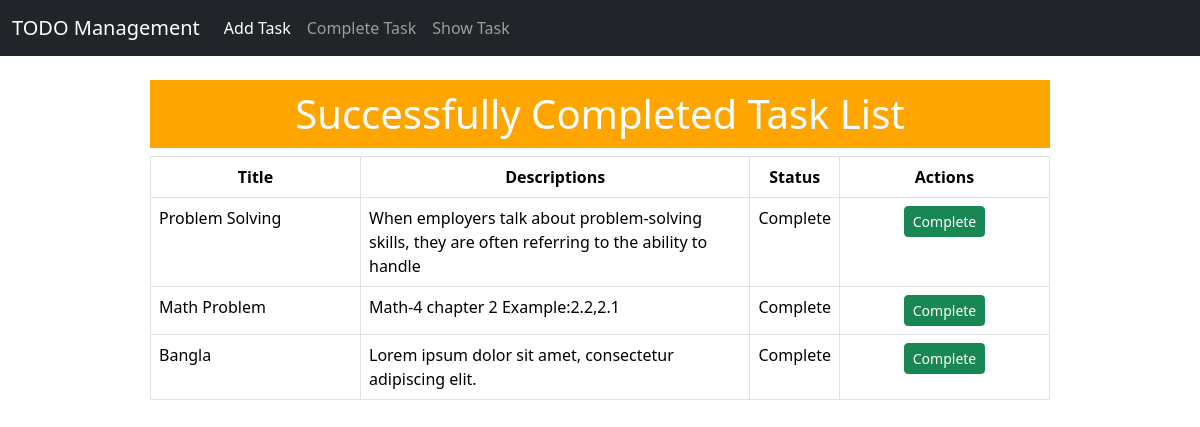
/completed_tasks/, run on the app's committed database.
### Todo/models.py (models this page shows, shortened)
class TaskModel(models.Model):
    taskTitle = models.CharField(max_length=50)
    taskDescription = models.TextField(max_length=1000)
    is_completed = models.BooleanField(default=False)

### Todo/views.py (the view)
# urls.py: path('completed_tasks/', views.completed_tasks, name='completed_tasks'),
def completed_tasks(request):
    completed_tasks = TaskModel.objects.filter(is_completed=True)
    return render(request, 'completed_tasks.html', {'completed_tasks': completed_tasks})

### Todo/templates/completed_tasks.html
{% extends "base.html" %}
{% block content %}
<div style="width: 75%; margin: auto;">
    <br/>
    <h1 style="text-align: center; width: 100%; background-color: Orange; color: white; padding: 10px;">Successfully Completed Task List</h1>
    {% if completed_tasks %}
        <table class="table table-bordered">
            <thead>
                <tr style="text-align: center;">
                    <th scope="col"><b>Title</b></th>
                    <th scope="col"><b>Descriptions</b></th>
                    <th scope="col"><b>Status</b></th>
                    <th scope="col" style="text-align: center;"><b>Actions</b></th>
                </tr>
            </thead>
            <tbody>
                {% for item in completed_tasks %}
                    <tr>
                        <td style="width: 210px;">{{ item.taskTitle }}</td>
                        <td>{{ item.taskDescription }}</td>
                        {%if item.is_completed%}
                            <td style="text-align: center;">Complete</td>
                        {%else%}
                            <td style="text-align: center;">Pending</td>
                        {%endif%}
                        <td style="width: 210px; text-align: center;">
                            <a href="{% url 'delete_completed_task' id=item.id %}">
                                <button type="button" class="btn btn-success btn-sm">Complete</button>
                            </a>
                        </td>
                    </tr>
                {% endfor %}
            </tbody>
        </table>
    {% else %}
        <h1>No No Data Is Availabe</h1>
    {% endif %}
</div>
{% endblock %}

### Todo/templates/base.html (shortened to what this page needs)
<!DOCTYPE html>
<html lang="en">
  <head>
    <link
      href="https://cdn.jsdelivr.net/npm/bootstrap@5.3.2/dist/css/bootstrap.min.css"
      rel="stylesheet"
 />
  </head>
  <body>
    <nav class="navbar navbar-expand-lg bg-dark" data-bs-theme="dark">
      <div class="container-fluid">
        <a class="navbar-brand" href="{% url 'homepage'%}">TODO Management</a>
        <div class="collapse navbar-collapse" id="navbarNavDropdown">
          <ul class="navbar-nav">
            <li class="nav-item">
              <a
                class="nav-link active"
                aria-current="page"
                href="{%url 'add_tasks'%}"
                >Add Task</a
              >
            </li>
            <li class="nav-item">
              <a class="nav-link" href="{% url 'completed_tasks'%}"
                >Complete Task</a
              >
            </li>
            <li class="nav-item">
              <a class="nav-link" href="{% url 'show_tasks'%}">Show Task</a>
            </li>
          </ul>
        </div>
      </div>
    </nav>
    {% block content %}{% endblock %}
  </body>
</html>

### data on the page
TaskModel: taskTitle "Problem Solving", taskDescription "When employers talk about problem-solving skills, they are often referring to the ability to handle", is_completed "Complete"
TaskModel: taskTitle "Math Problem", taskDescription "Math-4 chapter 2 Example:2.2,2.1", is_completed "Complete"
TaskModel: taskTitle "Bangla", taskDescription "Lorem ipsum dolor sit amet, consectetur adipiscing elit.", is_completed "Complete"
